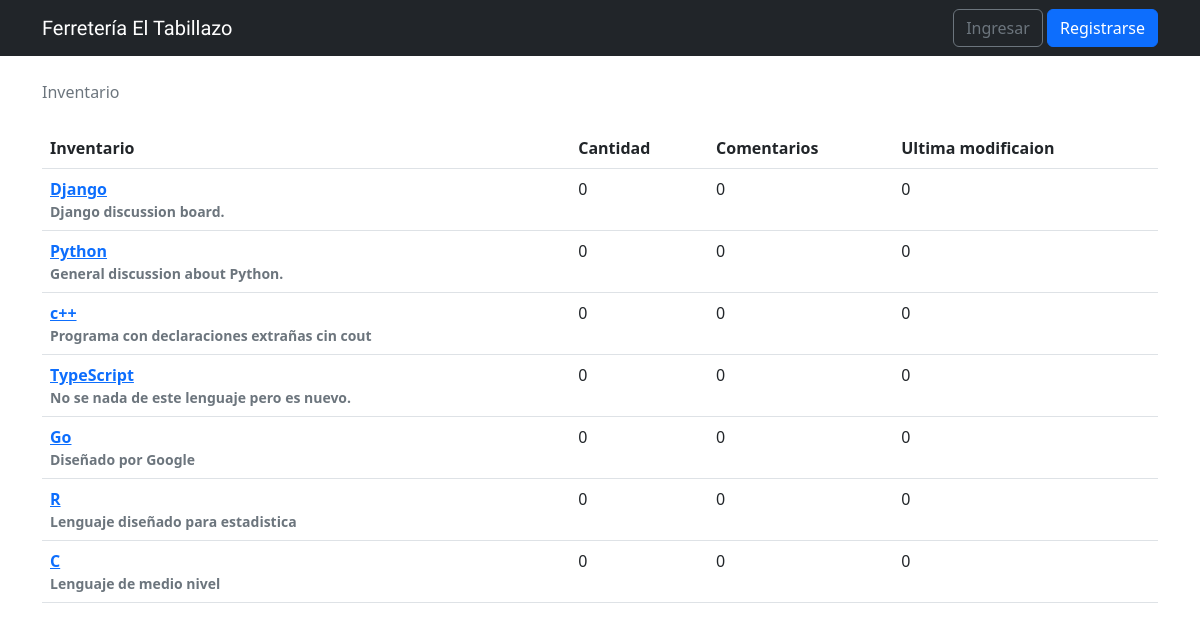
The page / on the database its author committed.
### boards/models.py (models this page shows, shortened)
class Board(models.Model):
    name = models.CharField(max_length=30, unique=True)
    description = models.CharField(max_length=100)

### boards/views.py (the view)
# urls.py: 2. Add a URL to urlpatterns:  path('', views.home, name='home')
def home(request):
    boards = Board.objects.all()
    return render(request, 'home.html', {'boards': boards})

### templates/home.html (shortened to what this page needs)
{% extends 'base.html' %}
{% load static %}
            {% block breadcrumb %}
            <li class="breadcrumb-item active">Inventario</li>
            {% endblock %}
            {% block content %}
        <table class="table">
            <thead class="thead-inverse">
                <tr>
                    <th>Inventario</th>
                    <th>Cantidad</th>
                    <th>Comentarios</th>
                    <th>Ultima modificaion</th>
                </tr>
            </thead>
            <tbody>
                {% for board in boards %}
                <tr>
                    <th scope="row">
                        <a href="{% url 'board_topics' board.pk %}">{{ board.name }}</a>
                        <small class="text-muted d-block">{{ board.description }}</small>
                    </th>
                    <td>0</td>
                    <td>0</td>
                    <td>0</td>
                </tr>
                {% endfor %}
            </tbody>
        </table>
        {% endblock %}

### templates/base.html (shortened to what this page needs)
{% load static %}
<!DOCTYPE html>
<html>
<head>
    <link rel="stylesheet" href="{% static 'css/bootstrap.min.css' %}">
    <link rel="stylesheet" href="{% static 'css/app.css' %}">
</head>
<body>
    {% block body %}
    <nav class="navbar navbar-expand-sm navbar-dark bg-dark">
        <div class="container">
            <a class="navbar-brand" href="{% url 'home' %}">Ferretería El Tabillazo</a>
            <div class="collapse navbar-collapse" id="mainMenu">
                {% if user.is_authenticated %}
                <ul class="navbar-nav ms-auto">
                    <li class="nav-item dropdown">
                        <a class="nav-link dropdown-toggle" href="#" id="userMenu" data-bs-toggle="dropdown"
                            aria-haspopup="true" aria-expanded="false" role="buttom">
                            {{ user.username }}
                        </a>
                        <div class="dropdown-menu" aria-labelledby="userMenu">
                            <a class="dropdown-item" href="#">Mi cuenta</a>
                            <a class="dropdown-item" href="#">Cambiar contraseña</a>
                            <div class="dropdown-divider"></div>
                            <a class="dropdown-item" href="{% url 'logout' %}">Log out</a>
                        </div>
                    </li>
                </ul>
                {% else %}
                <form class="form-inline ms-auto">
                    <a href="{% url 'login' %}" class="btn btn-outline-secondary">Ingresar</a>
                    <a href="{% url 'signup' %}" class="btn btn-primary ml-2">Registrarse</a>
                </form>
                {% endif %}
            </div>
        </div>
    </nav>
    <div class="container">
        <ol class="breadcrumb my-4">
            {% block breadcrumb %}
            {% endblock %}
        </ol>
        {% block content %}
        {% endblock %}
    </div>
    {% endblock body %}
</body>
</html>

### static/css/app.css (style rules this page uses)
.navbar-brand { font-family: 'BhuTuka Expanded One', cursive; }

### rows shown on the page
Board: name "Django", description "Django discussion board."
Board: name "Python", description "General discussion about Python."
Board: name "c++", description "Programa con declaraciones extrañas cin cout"
Board: name "TypeScript", description "No se nada de este lenguaje pero es nuevo."
Board: name "Go", description "Diseñado por Google"
Board: name "R", description "Lenguaje diseñado para estadistica"
Board: name "C", description "Lenguaje de medio nivel"
